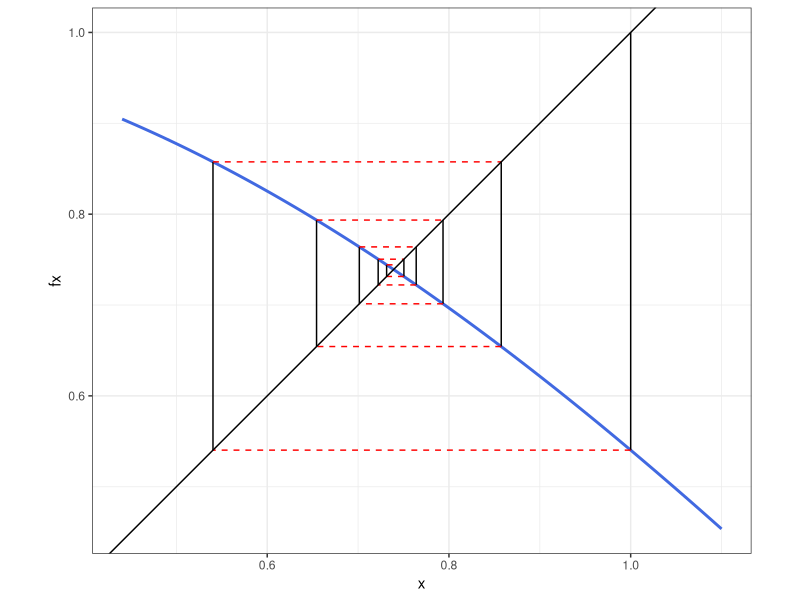
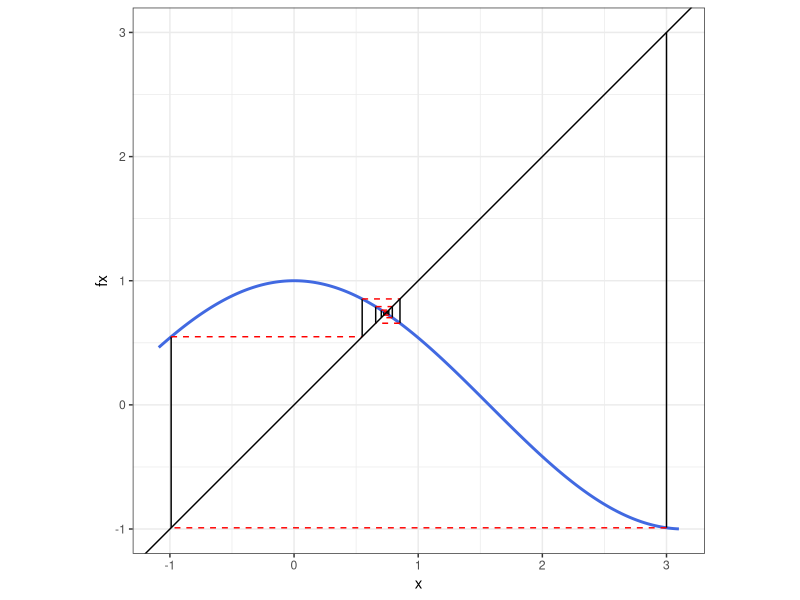
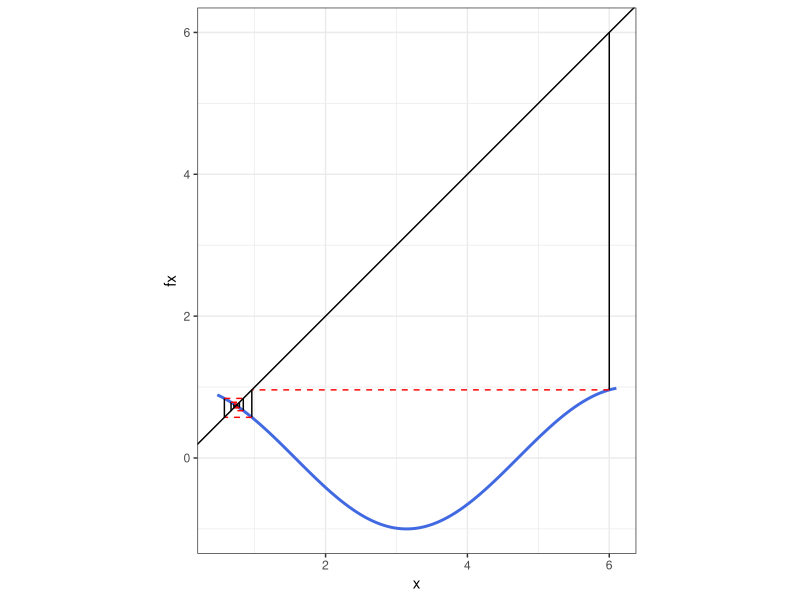
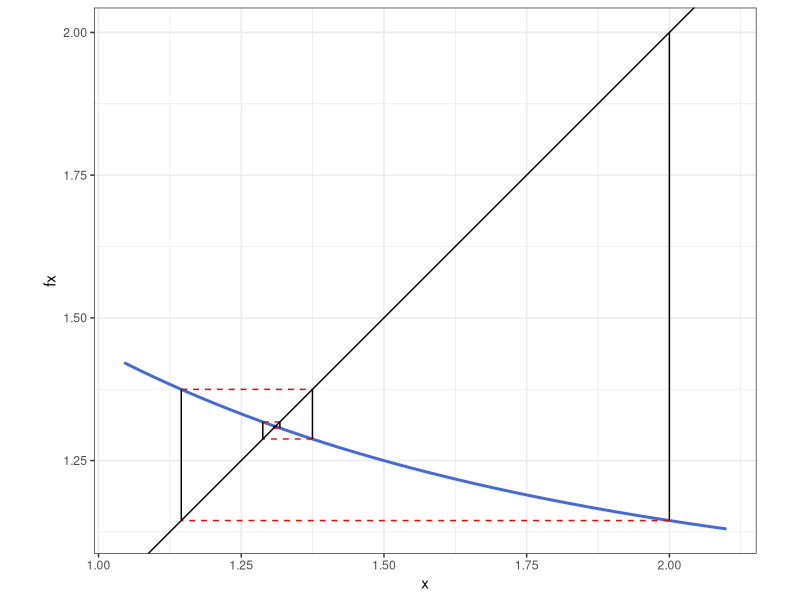
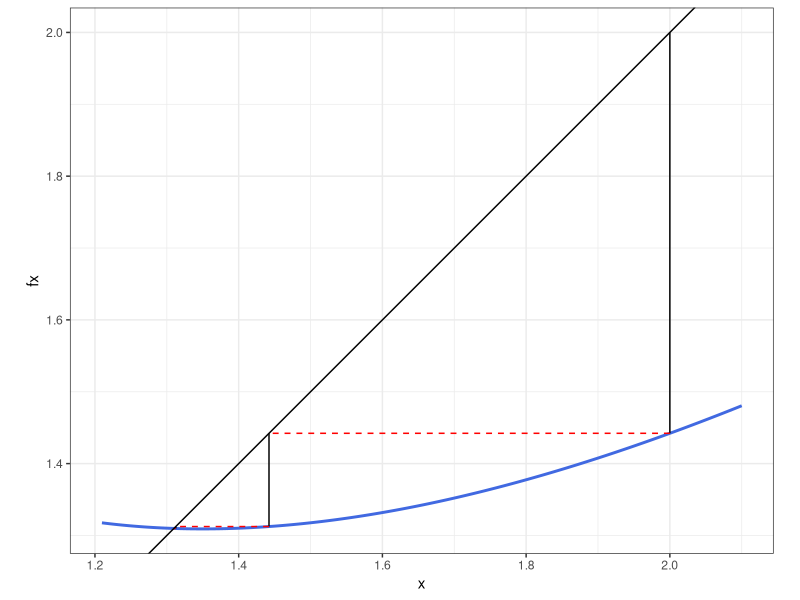
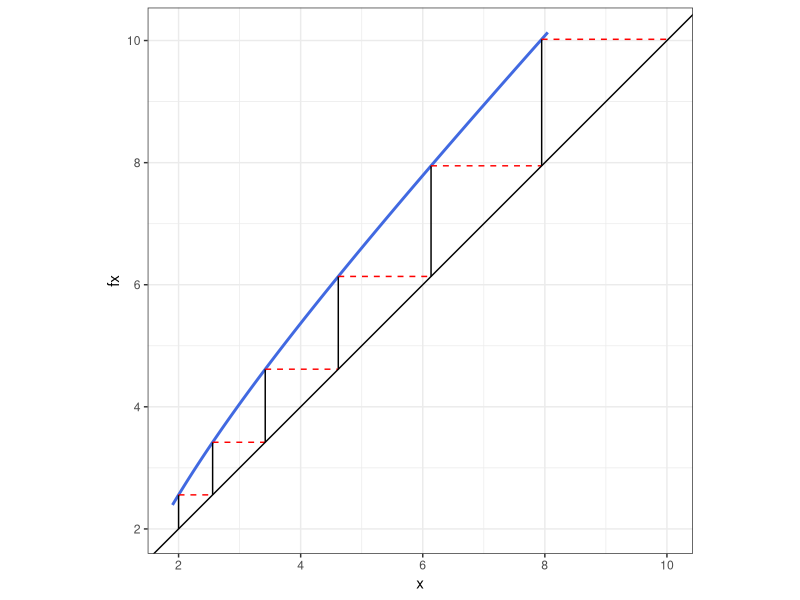
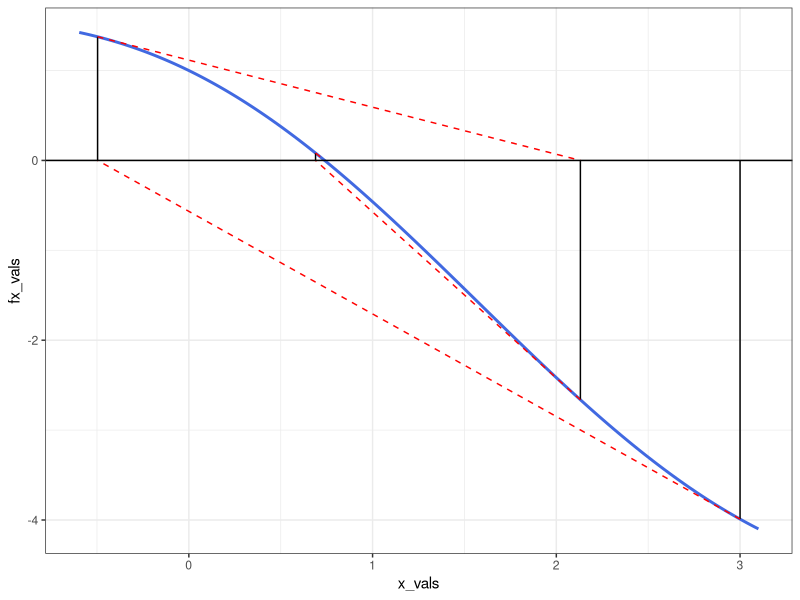
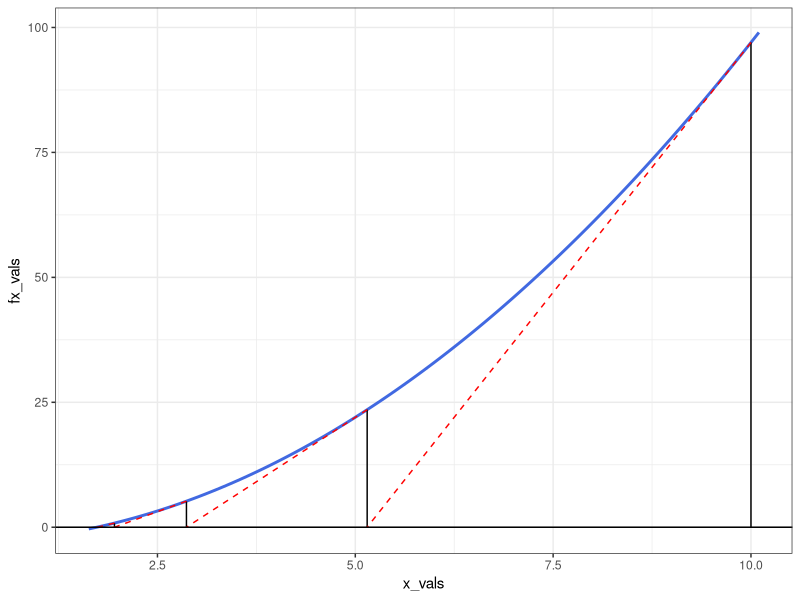

These figures' R source, in order:
## ---- chunk 1
library(ggplot2)
fixedpoint_show <- function(ftn, x0, iter = 5){
  # applies fixed-point method to find x such that ftn(x) = x
  # ftn is a user-defined function

  # df_points_1 and df_points_2 are used to track each update
  # it will be used to plot the line segments showing each update
  # each line segment connects the points (x1, y1) to (x2, y2)
  df_points_1 <- data.frame(
    x1 = numeric(0),
    y1 = numeric(0),
    x2 = numeric(0),
    y2 = numeric(0))
  df_points_2 <- df_points_1
  
  xnew <- x0
  cat("Starting value is:", xnew, "\n")
  
  # iterate the fixed point algorithm
  for (i in 1:iter) {
    xold <- xnew
    xnew <- ftn(xold)
    cat("Next value of x is:", xnew, "\n")
    # vertical line segments, where x1 = x2
    df_points_1[i, ] <- c(x1 = xold, y1 = xold, x2 = xold, y2 = xnew)
    # horizontal line segments, where y1 = y2
    df_points_2[i, ] <- c(x1 = xold, y1 = xnew, x2 = xnew, y2 = xnew)
  }

  # use ggplot to plot the function and the segments for each iteration
  # determine the limits to use for the plot
  # start is the min of these values. we subtract .1 to provide a small margin
  plot_start <- min(df_points_1$x1, df_points_1$x2, x0) - 0.1  
  # end is the max of these values
  plot_end <- max(df_points_1$x1, df_points_1$x2, x0) + 0.1
  
  # calculate the value of the funtion fx for all x
  x <- seq(plot_start, plot_end, length.out = 200)
  fx <- rep(NA, length(x))
  for (i in seq_along(x)) {
    fx[i] <- ftn(x[i])
  }
  function_data <- data.frame(x, fx) # data frame containing the function values
  
  p <- ggplot(function_data, aes(x = x, y = fx)) + 
    geom_line(color = "royalblue", linewidth = 1) +  # plot the function
    geom_segment(aes(x = x1, y = y1, xend = x2, yend = y2), 
                 data = df_points_1, color = "black", lty = 1) +
    geom_segment(aes(x = x1, y = y1, xend = x2, yend = y2), 
                 data = df_points_2, color = "red", lty = 2) +
    geom_abline(intercept = 0, slope = 1) + # plot the line y = x
    coord_equal() + theme_bw()
  
  print(p) # produce the plot
  xnew # value that gets returned
}

## Part a, x0 = 1
# f <- function(x) cos(x)
# fixedpoint_show(f, 1, iter= 10)

## ---- chunk 2
f <- function(x) cos(x)
fixedpoint_show(f, 1, iter = 10)
## ---- chunk 3
f <- function(x) cos(x)
fixedpoint_show(f, 3, iter = 10)
## ---- chunk 4
f <- function(x) cos(x)
fixedpoint_show(f, 6, iter = 10)
## ---- chunk 5
g <- function(x) exp(exp(-x))
fixedpoint_show(g, 2, iter = 10)
## ---- chunk 6
h <- function(x) x - log(x) + exp(-x)
fixedpoint_show(h, 2, iter = 10)
## ---- chunk 7
k <- function(x) x + log(x) - exp(-x)
fixedpoint_show(k, 2, iter = 6)
## ---- chunk 8
newtonraphson_show <- function(ftn, x0, iter = 5) {
  # applies Newton-Raphson to find x such that ftn(x)[1] == 0
  # ftn is a function of x. it returns two values, f(x) and f'(x)
  # x0 is the starting point
  
  # df_points_1 and df_points_2 are used to track each update
  df_points_1 <- data.frame(
    x1 = numeric(0),
    y1 = numeric(0),
    x2 = numeric(0),
    y2 = numeric(0))
  df_points_2 <- df_points_1
  
  xnew <- x0
  # From the textbook
  tol <- 1e-9
  max.iter = 100
  cat("Starting value is:", xnew, "\n")
  
  # the algorithm
  for(i in 1:iter){
    xold <- xnew
    f_xold <- ftn(xold)
    # ftn[1] = f(x); ftn[2] = f'(x)
    xnew <- xold - f_xold[1]/f_xold[2]
    cat("Iteration: ", i, "Next x value:", xnew, "\n")
    
    # the line segments. You will need to replace the NAs with the appropriate values
    df_points_1[i,] <- c(x1 = xold, y1 = f_xold[1], x2 = xold, y2 = 0) # vertical segment 
    yend <- f_xold[1] + f_xold[2] * (xnew - xold) # Tangent intersect
    df_points_2[i,] <- c(x1 = xold, y1 = f_xold[1], x2 = xnew, y2 = yend) # tangent segment 
    if (abs(f_xold[1]) < tol) {
      cat("Algrotihm converged at iteration: ", i, "\n")
      break
    }
  }
  
  # Plot range
  plot_start <- min(df_points_1$x1, df_points_1$x2, x0) - 0.1
  plot_end <- max(df_points_1$x1, df_points_1$x2, x0) + 0.1

  # Calculate value of the function fx for all x
  x_vals <- seq(plot_start, plot_end, length.out = 200)
  fx_vals <- sapply(x_vals, function(x) ftn(x)[1])

  p <- ggplot() +
    geom_line(aes(x = x_vals, y = fx_vals), color = "royalblue", linewidth = 1) +  # plot the function
    geom_segment(data = df_points_1, aes(x = x1, y = y1, xend = x2, yend = y2), color = "black", lty = 1) +
    geom_segment(data = df_points_2, aes(x = x1, y = y1, xend = x2, yend = y2), color = "red", lty = 2) +
    geom_abline(intercept = 0, slope = 0) + # plot the line y = 0
    theme_bw()

  print(p)
  # Output depends on success of algorithm
  if (abs(f_xold[1]) > tol) {
    cat("Algorithm failed to converge within given iterations!\n")
  }
  return(xnew) # value that gets returned
}

## Part a
# example of how your functions could be written
a <- function(x){
  value <- cos(x) - x   # f(x)
  derivative <- -sin(x) - 1  # f'(x)
  return(c(value, derivative)) # the function returns a vector with two values
} 

newtonraphson_show(a, 3, iter = 8)
## ---- chunk 9
ftn <- function(x) {
  fx <- x^2 - 3
  dfx <- 2*x
  return(c(fx, dfx))
}
newtonraphson_show(ftn, 10, 10)
## ---- chunk 10
# --- TO CHECK --- #
# fx <- function(x) {
#   fx <- x^2 - 4
#   fx
# }
# uniroot(fx, c(1.5, 2.5))

ftn <- function(x) {
  fx <- x^2 - 4 # f(x)
  dfx <- 2*x # f'(x)
  c(fx, dfx)
}
newtonraphson_show(ftn, 10, 10)
## ---- chunk 11
ftna <- function(x) {
  fx <- cos(x) - x # f(x)
  dfx <- -sin(x) -1 # f'(x)
  c(fx, dfx)
}
newtonraphson_show(ftna, 1, 10)
newtonraphson_show(ftna, 3, 10)
newtonraphson_show(ftna, 6, 10)
## ---- chunk 12
ftnb <- function(x) {
  fx <- log(x) - exp(-x) # f(x)
  dfx <- 1/x + exp(-x) #f'(x)
  c(fx, dfx)
}
newtonraphson_show(ftnb, 2, 10)
## ---- chunk 13
ftnc <- function(x) {
  fx <- x^3 - x - 3 # f(x)
  dfx <- 3*x^2 - 1 # f'(x)
  c(fx, dfx)
}
newtonraphson_show(ftnc, 0, 10)
## ---- chunk 14
ftnd <- function(x) {
  fx <- x^3 - 7*x^2 + 14*x -8 # f(x)
  dfx <- 3*x^2-14*x+14 # f'(x)
  c(fx, dfx)
}
d_vals <- c(1.1, 1.3, 1.4, 1.5, 1.6, 1.7)
for (i in d_vals) {
  cat("\nx0 = ", i, "\n")
  newtonraphson_show(ftnd, i, iter = 10)
}
## ---- chunk 15
secant_show <- function(ftn, x0, x1, iter = 5) {
  # Initializers
  df_points <- data.frame(
    x1 = numeric(0),
    y1 = numeric(0),
    x2 = numeric(0),
    y2 = numeric(0),
    type = character(0))
  xolder <- x0
  xold <- x1
  xnew <- numeric(0)
  tol <- 1e-9
  cat("Starting values are:", " x0 = ", xolder, ", x1 = ", xold, "\n")
  
  # the algorithm
  for(i in 1:iter){
    f_xolder <- ftn(xolder)
    f_xold <- ftn(xold)
    xnew <- xold - f_xold * (xold - xolder) / (f_xold - f_xolder)
    cat("Iteration: ", i, " Next x value:", xnew, "\n")
    
    # the line segments. You will need to replace the NAs with the appropriate         values
    xleft <- min(xolder, xold, xnew)
    xright <- max(xolder, xold, xnew)
    f_xleft <- c(0, f_xolder, f_xold)[which(xleft == c(xnew, xolder, xold))] # Get f(x) of the leftside x
    f_xright <- c(0, f_xolder, f_xold)[which(xright == c(xnew, xolder, xold))] # Get f(x) of the rightside x
    # Secant line:
    df_points <- rbind(df_points, data.frame(x1 = xleft, y1 = f_xleft, x2 = xright, y2 = f_xright, type = "secant"))
    # Vertical line:
    df_points <- rbind(df_points, data.frame(x1 = xnew, y1 = 0, x2 = xnew, y2 = ftn(xnew), type = "vertical"))
    # Check tolerance like textbook ex
    if (abs(f_xold) < tol) {
      cat("Algrotihm converged at iteration: ", i, "\n")
      break
    }
    # Update values
    xolder <- xold
    xold <- xnew
  }
  
  # Plot range
  plot_start <- min(df_points$x1, df_points$x2, x0) - 0.1
  plot_end <- max(df_points$x1, df_points$x2, x0) + 0.1

  # Calculate value of the function fx for all x
  x_vals <- seq(plot_start, plot_end, length.out = 200)
  fx_vals <- sapply(x_vals, function(x) ftn(x))

  p <- ggplot() +
    geom_line(aes(x = x_vals, y = fx_vals), color = "royalblue", linewidth = 1) +  # plot the function
    geom_segment(data = df_points[df_points$type == "secant", ], aes(x = x1, y = y1, xend = x2, yend = y2), color = "red", lty = 2) +
    geom_segment(data = df_points[df_points$type == "vertical", ], aes(x = x1, y = y1, xend = x2, yend = y2), color = "black", lty = 1) +
    geom_abline(intercept = 0, slope = 0) + # plot the line y = 0
    geom_point(data = df_points[df_points$type == "secant", ], aes(x = x2, y = y2), color = "red", size = 1) + 
    theme_bw()
    
  print(p)
  xnew # value that gets returned
}
## ---- chunk 16
lec_ex <- function(x) x^2 - 3
secant_show(lec_ex, 10, 8, iter = 5)
## ---- chunk 17
ftna <- function (x) x^2 - 4
secant_show(ftna, 10, 8, iter = 10)
## ---- chunk 18
ftnb <- function(x) cos(x) - x
secant_show(ftnb, 1, 2, iter = 10)
## ---- chunk 19
ftnc <- function(x) log(x) - exp(-x)
secant_show(ftnc, 1, 2, iter = 10)
## ---- chunk 20
ftnd <- function(x) x^2 - 0.5
secant_show(ftnd, 4, 3.5, iter = 5)
## ---- chunk 21
##### A modifcation of code provided by Eric Cai
golden = function(f, lower, upper, tolerance = 1e-5)
{
   golden.ratio = 2/(sqrt(5) + 1)

   ## Use the golden ratio to find the initial test points
   x1 <- lower + golden.ratio * (upper - lower)
   x2 <- upper - golden.ratio * (upper - lower)
   
   ## the arrangement of points is:
   ## lower ----- x2 --- x1 ----- upper

   ### Evaluate the function at the test points
   f1 <- f(x1)
   f2 <- f(x2)

   while (abs(upper - lower) > tolerance) {
        if (f2 > f1) {
        # the minimum is to the right of x2
        lower <- x2  # x2 becomes the new lower bound
        x2 <- x1     # x1 becomes the new x2
        f2 <- f1     # f(x1) now becomes f(x2)
        x1 <- lower + golden.ratio * (upper - lower)  
        f1 <- f(x1)  # calculate new x1 and f(x1)
        } else {
        # then the minimum is to the left of x1
        upper <- x1  # x1 becomes the new upper bound
        x1 <- x2     # x2 becomes the new x1
        f1 <- f2
        x2 <- upper - golden.ratio * (upper - lower)
        f2 <- f(x2)  # calculate new x2 and f(x2)
        }
    }
    (lower + upper)/2 # the returned value is the midpoint of the bounds
}
## ---- chunk 22
g <- function(x,y) { 
    5 * x ^ 2 - 6 * x * y + 5 * y ^ 2
}
x <- seq(-1.5, 1, len = 100)
y <- seq(-1.5, 1, len = 100)
## ---- chunk 23
contour_df <- data.frame(
  x = rep(x, each = 100),
  y = rep(y, 100),
  z = outer(x, y, g)[1:100^2]
  )
ggplot(contour_df, aes(x = x, y = y, z = z)) + 
  geom_contour(binwidth = 0.9) + 
  theme_bw()

# write your code here
x_i <- -1.5
y_i <- -1.5
## ---- chunk 24
tolerance <- 1e-5
for (i in 1:15) {
  # Update x while holding y constant
  f_x <- function(x) g(x, y_i)
  xnew <- golden(f_x, -1.5, 1.5)
  # Update y while holding x constant
  f_y <- function(y) g(xnew, y)
  ynew <- golden(f_y, -1.5, 1.5)
  cat(sprintf("Iteration %d: x = %.5f, y = %.5f\n", i, xnew, ynew))
  # Plot the segments
  p <- ggplot(contour_df, aes(x = x, y = y, z = z)) +
    ggtitle(sprintf("Coordinate Descent - Iteration %d", i)) +
    theme(plot.title = element_text(hjust = 0.5)) +
    geom_contour(binwidth = 0.9) +
    geom_vline(xintercept = xnew, lty = 2, color = "red") +
    geom_hline(yintercept = ynew, lty = 2, color = "goldenrod") +
    geom_point(x = xnew, y = ynew, color = "limegreen") +
    theme_bw()
  print(p)
  # Check convergence
  if (i > 1 && abs(xnew - x_i) < tolerance) {
    cat("Converges!\n")
    break
  }
  # Update initial values
  x_i <- xnew
  y_i <- ynew
}
## ---- chunk 25
x_i <- -1.5
y_i <- 1
for (i in 1:15) {
  # Update x while holding y constant
  f_x <- function(x) g(x, y_i)
  xnew <- golden(f_x, -1.5, 1.5)
  # Update y while holding x constant
  f_y <- function(y) g(xnew, y)
  ynew <- golden(f_y, -1.5, 1.5)
  cat(sprintf("Iteration %d: x = %.5f, y = %.5f\n", i, xnew, ynew))
  # Plot the segments
  p <- ggplot(contour_df, aes(x = x, y = y, z = z)) +
    ggtitle(sprintf("Coordinate Descent - Iteration %d", i)) +
    theme(plot.title = element_text(hjust = 0.5)) +
    geom_contour(binwidth = 0.9) +
    geom_vline(xintercept = xnew, lty = 2, color = "red") +
    geom_hline(yintercept = ynew, lty = 2, color = "goldenrod") +
    geom_point(x = xnew, y = ynew, color = "limegreen") +
    theme_bw()
  print(p)
  # Check convergence
  if (i > 1 && abs(xnew - x_i) < tolerance) {
    cat("Converges!\n")
    break
  }
  # Update initial values
  x_i <- xnew
  y_i <- ynew
}
## ---- chunk 26
bisection_show <- function(ftn, xl, xr, iter = 5) {
  tol <- 1e-9  
  # For graph starting xl/xr lines
  xs <- c(xl, xr)
  xm <- numeric(0)
  global_xl <- xl  
  global_xr <- xr  
  cat("Starting values are, xleft: ", xl, "xright: ", xr, "\n")

  for (i in 1:iter) {
    xm <- (xl + xr) / 2  
    if (ftn(xm) == 0 || (xr - xl) / 2 < tol) {
      break 
    }
    
    if (ftn(xl) * ftn(xm) < 0) {
      xr <- xm  
    } else {
      xl <- xm
    }
    # Update bounds
    xs <- c(xs, xl, xr)
    
    p <- ggplot(data = data.frame(x = c(global_xl, global_xr)), aes(x)) +
      stat_function(fun = ftn, geom = "line", color = "royalblue") +
      geom_vline(xintercept = xs, linetype = 2, color = "red") +
      geom_rect(aes(xmin = global_xl, xmax = xl, ymin = -Inf, ymax = Inf), fill = "gray", alpha = 0.2) +
      geom_rect(aes(xmin = xr, xmax = global_xr, ymin = -Inf, ymax = Inf), fill = "gray", alpha = 0.2) +
      ggtitle(sprintf("Bisection Method - Iteration %d", i)) +
      geom_abline(intercept = 0, slope = 0) + 
      # geom_vline(xintercept = 0) +
      theme_minimal()
    
    print(p)
  }
  
  xnew <- (xl + xr) / 2
  return(xnew)  # Return the midpoint of the final interval
}
# ex <- function(x) x^2 - 9
# bisection_show(ex, 0, 10, iter = 4)

f <- function(x) x^2 - 50
bisection_show(f, -10, 0, iter = 4)
